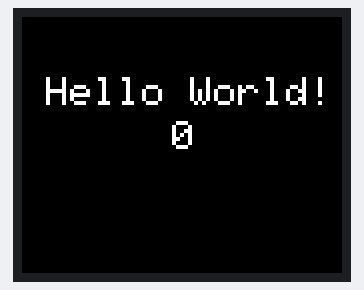
This sketch was run on a simulated ESP32. On the bench: 160×128 colour display.

Above: at 0.2 s.
At 4.2 s:
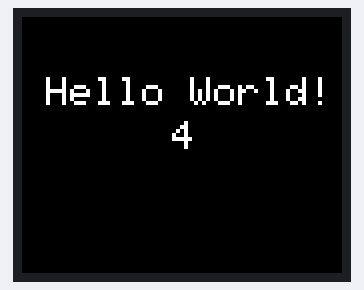
At 9.2 s:
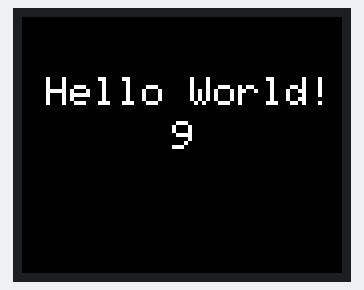
At 19.3 s:
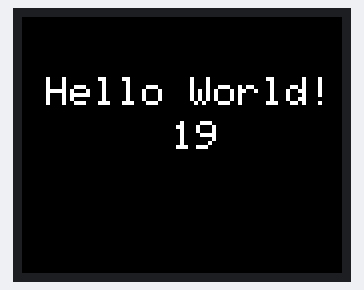
At 28.3 s:
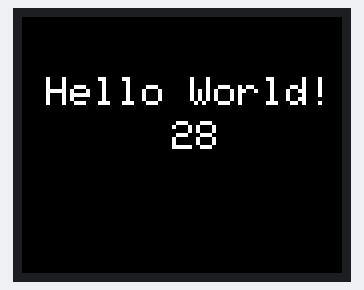
At 38.3 s:
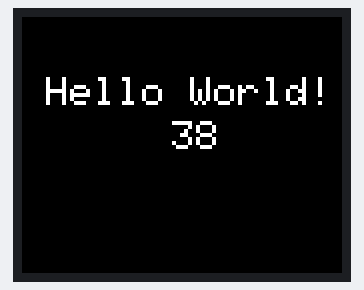

Measured:
- what the display in image 1 shows lasts 1.0 s, from 4.2 s to 5.2 s

The sketch:

1.77_160x128_esp32.ino
```cpp
/***
Test für das 1,77 Zoll SPI TFT-Display ESP32 - Wemos D1 R32
***/

/* Pinning
 *  Display (Pin) - Wemos D1 R32
 *  GND  (1) - GND
 *  VCC  (2) - 3.3V
 *  SCK  (3) - GPIO18
 *  SDA  (4) - GPIO23
 *  RES  (5) - ESP Reset-Pin
 *  RS   (6) - GPIO 5
 *  CS   (7) -  GND
 *  LEDA (8) - 3.3V
 *
 *  LEDA kann auch an 5V doch dann wird das Display sehr schnell sehr heiß - was ich nicht für optimal halte.
 *  Beim Betrieb mit 3.3V ist das Display nur minimal dunkler und bleibt kalt.
// SCK (CLK) ---> D1 R32 GPIO18
// MOSI(DIN) ---> D1 R32 GPIO23
*/


#define TFT_PIN_CS   -1  // connect to GND
#define TFT_PIN_DC    5  // GPIO 5 / D1
#define TFT_PIN_RST  33  // ESP Reset-Pin will work but it's better to use a GPIO pin

#include <Adafruit_GFX.h>    // Adafruit Grafik-Bibliothek wird benötigt
#include <Adafruit_ST7735.h> // Adafruit ST7735-Bibliothek wird benötigt

Adafruit_ST7735 tft = Adafruit_ST7735(TFT_PIN_CS, TFT_PIN_DC, TFT_PIN_RST);

int cnt;

void setup(void) {
  /* ST7735-Chip initialisieren (INITR_BLACKTAB / INITR_REDTAB / INITR_GREENTAB) */
  tft.initR(INITR_BLACKTAB);
  tft.setRotation(3);
  tft.fillScreen(ST7735_BLACK);
  tft.setTextColor(ST7735_WHITE);
  tft.setTextSize(2);
}

void loop() {
  tft.setCursor(12,30);
  tft.print("Hello World!");
  // fill text area black before printing new value
  tft.fillRect(75,52,85,14,ST7735_BLACK);
  tft.setCursor(75,52);
  tft.print(cnt);
  cnt++;
  delay(1000);
}
```
